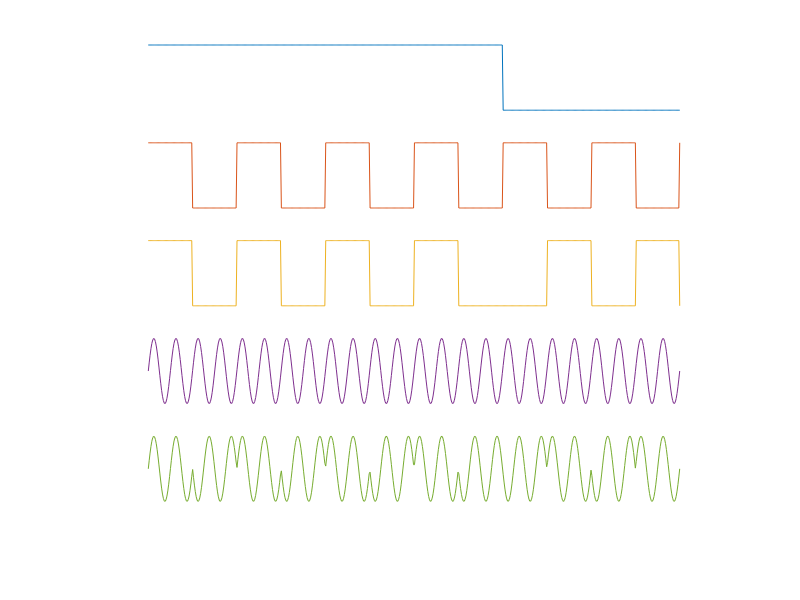

Reproduce this figure in MATLAB.
% Demonstration of BOC modulation principle

% February 13, 2006

% Written by Kai Borre and Darius Plasinaitis
phi = linspace(0,12,600);

figure(1);
%Spreading Code
chips = [ones(1, 400), -1 * ones(1, 200)];
% plot(phi, data +7)
plot(phi, chips +10)
hold on

%Sub-carrier
subCarrier = square(phi*pi);
% plot(phi, subCarrier+4)
plot(phi, subCarrier +7)

%BOC signal, no carrier
plot(phi, (subCarrier.*chips) +4)

%Carrier wave
carrier = sin(phi*4*pi);
plot(phi, carrier+1)

%Modulated Carrier Phase
signal = carrier.* subCarrier .* chips;   
plot(phi, signal - 2) 
axis([-1 13 -4 11])
axis off
hold off

print -deps boc
%%%%%%%%%%%%%% boc.m  %%%%%%%%%%%%%%%%%%%% 



